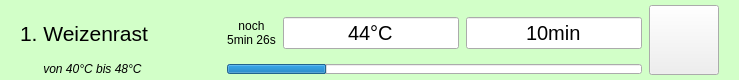
                  <widget class="QFrame" name="frm_mash_step1">
                   <property name="enabled">
                    <bool>true</bool>
                   </property>
                   <property name="minimumSize">
                    <size>
                     <width>0</width>
                     <height>80</height>
                    </size>
                   </property>
                   <property name="maximumSize">
                    <size>
                     <width>16777215</width>
                     <height>80</height>
                    </size>
                   </property>
                   <property name="styleSheet">
                    <string notr="true">QFrame {background-color: rgb(210,255,200);}</string>
                   </property>
                   <layout class="QGridLayout" name="gridLayout_6">
                    <property name="leftMargin">
                     <number>20</number>
                    </property>
                    <property name="topMargin">
                     <number>5</number>
                    </property>
                    <property name="rightMargin">
                     <number>20</number>
                    </property>
                    <property name="bottomMargin">
                     <number>5</number>
                    </property>
                    <property name="horizontalSpacing">
                     <number>7</number>
                    </property>
                    <property name="verticalSpacing">
                     <number>2</number>
                    </property>
                    <item row="0" column="0">
                     <widget class="QLabel" name="lbl_mash_step1_title">
                      <property name="minimumSize">
                       <size>
                        <width>200</width>
                        <height>0</height>
                       </size>
                      </property>
                      <property name="font">
                       <font>
                        <pointsize>16</pointsize>
                        <bold>false</bold>
                       </font>
                      </property>
                      <property name="text">
                       <string>1. Weizenrast</string>
                      </property>
                      <property name="alignment">
                       <set>Qt::AlignLeading|Qt::AlignLeft|Qt::AlignVCenter</set>
                      </property>
                     </widget>
                    </item>
                    <item row="0" column="2">
                     <widget class="QLineEdit" name="lne_mash_step1_temp">
                      <property name="enabled">
                       <bool>true</bool>
                      </property>
                      <property name="font">
                       <font>
                        <pointsize>15</pointsize>
                       </font>
                      </property>
                      <property name="text">
                       <string>44°C</string>
                      </property>
                      <property name="alignment">
                       <set>Qt::AlignCenter</set>
                      </property>
                     </widget>
                    </item>
                    <item row="0" column="3">
                     <widget class="QLineEdit" name="lne_mash_step1_time">
                      <property name="enabled">
                       <bool>true</bool>
                      </property>
                      <property name="font">
                       <font>
                        <pointsize>15</pointsize>
                       </font>
                      </property>
                      <property name="text">
                       <string>10min</string>
                      </property>
                      <property name="alignment">
                       <set>Qt::AlignCenter</set>
                      </property>
                     </widget>
                    </item>
                    <item row="0" column="4">
                     <widget class="QPushButton" name="btn_mash_step1_prop">
                      <property name="enabled">
                       <bool>true</bool>
                      </property>
                      <property name="minimumSize">
                       <size>
                        <width>70</width>
                        <height>70</height>
                       </size>
                      </property>
                      <property name="maximumSize">
                       <size>
                        <width>70</width>
                        <height>80</height>
                       </size>
                      </property>
                      <property name="icon">
                       <iconset>
                        <normaloff>assets/alarm2.png</normaloff>assets/alarm2.png</iconset>
                      </property>
                      <property name="iconSize">
                       <size>
                        <width>40</width>
                        <height>40</height>
                       </size>
                      </property>
                     </widget>
                    </item>
                    <item row="0" column="1">
                     <widget class="QLabel" name="label">
                      <property name="text">
                       <string>noch
5min 26s</string>
                      </property>
                      <property name="alignment">
                       <set>Qt::AlignCenter</set>
                      </property>
                     </widget>
                    </item>
                    <item row="1" column="1" colspan="3">
                     <widget class="QProgressBar" name="progressBar">
                      <property name="maximumSize">
                       <size>
                        <width>16777215</width>
                        <height>10</height>
                       </size>
                      </property>
                      <property name="value">
                       <number>24</number>
                      </property>
                      <property name="textVisible">
                       <bool>false</bool>
                      </property>
                     </widget>
                    </item>
                    <item row="1" column="0">
                     <widget class="QLabel" name="label_2">
                      <property name="maximumSize">
                       <size>
                        <width>16777215</width>
                        <height>12</height>
                       </size>
                      </property>
                      <property name="font">
                       <font>
                        <italic>true</italic>
                        <bold>false</bold>
                       </font>
                      </property>
                      <property name="text">
                       <string>       von 40°C bis 48°C</string>
                      </property>
                      <property name="alignment">
                       <set>Qt::AlignLeading|Qt::AlignLeft|Qt::AlignVCenter</set>
                      </property>
                     </widget>
                    </item>
                   </layout>
                  </widget>
